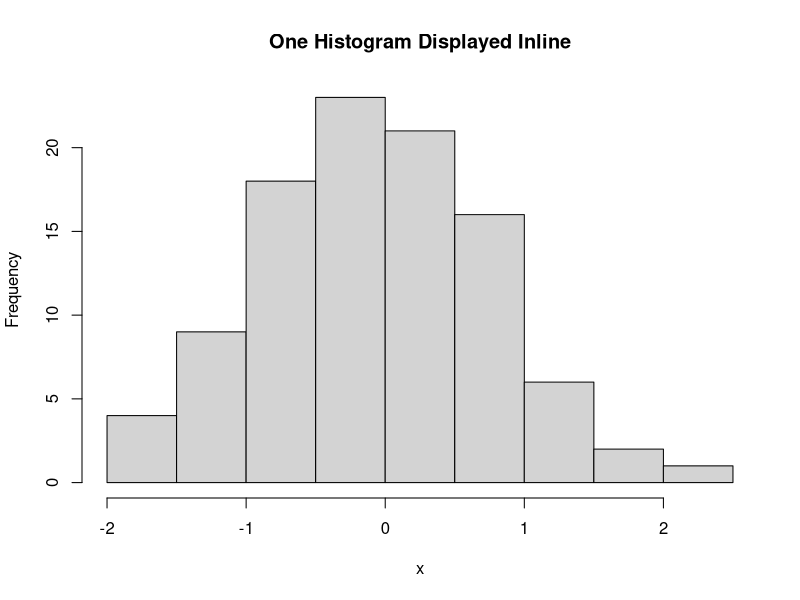
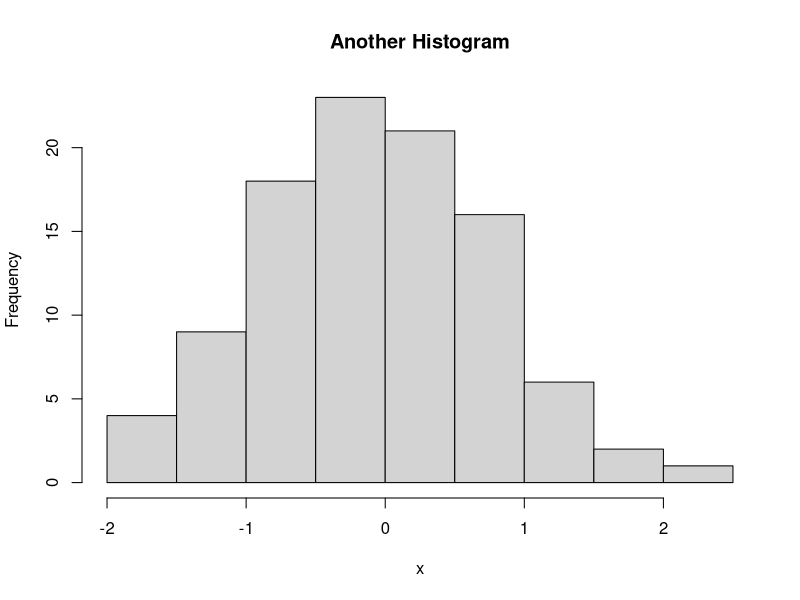

Here is the R script that generated these plots, in order:
## ---- chunk 1
##This Invisible Chunk is required in all CRMDA documents
outdir <- paste0("tmpout")
if (!file.exists(outdir)) dir.create(outdir, recursive = TRUE)
knitr::opts_chunk$set(echo=TRUE,
          comment=NA, fig.path=paste0(outdir, "/p-"))
options(width = 70)
## ---- chunk 2
set.seed(234234)
x <- rnorm(100)
mean(x)
## ---- chunk 3
set.seed(234234)
x <- rnorm(100)
mean(x)
## ---- chunk 4
set.seed(234234)
x <- rnorm(100)
mean(x)
## ---- chunk 5
hist(x, main = "One Histogram Displayed Inline")
## ---- chunk 6
hist(x, main = "Another Histogram")
## ---- chunk 7
## alter par, after keeping copy
par.orig <- par(no.readonly = FALSE)
par(xaxs="i", yaxs="i", xpd=FALSE)
## ---- chunk 8

## ---- chunk 9

## ---- chunk 10
par(par.orig)
